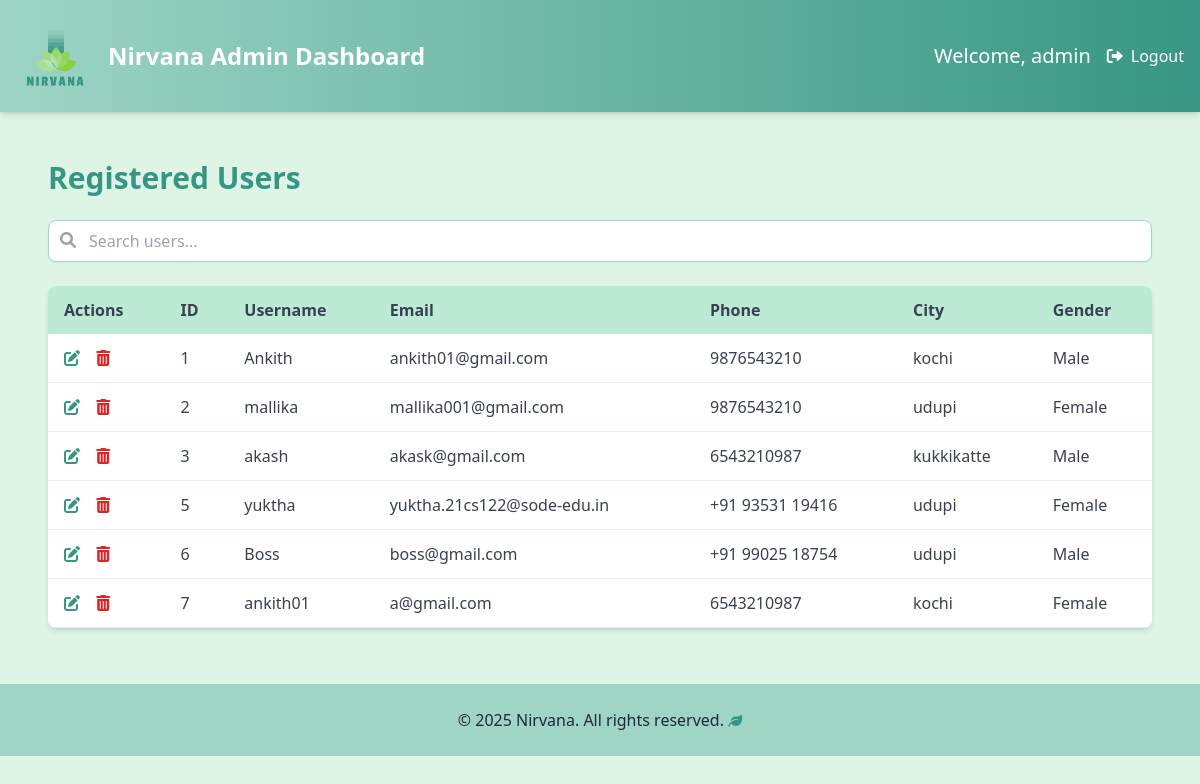
Screenshot of /admin/dashboard (signed in) with the database file from the repository.
### models.py (models this page shows, shortened)
class User(db.Model):
    id = db.Column(db.Integer, primary_key=True)
    username = db.Column(db.String(80), unique=True, nullable=False)
    email = db.Column(db.String(120), unique=True, nullable=False)
    phone = db.Column(db.String(20), nullable=False)
    city = db.Column(db.String(100), nullable=False)
    gender = db.Column(db.String(20), nullable=False)
    password = db.Column(db.String(200), nullable=False)
    diary_entries = db.relationship('DiaryEntry', backref='user', lazy=True)

### admin.py (the view)
@admin_bp.route('/admin/dashboard')
def admin_dashboard():
    if 'admin' not in session:
        return redirect(url_for('admin.admin_login'))
    users = User.query.all()
    return render_template('admin_dashboard.html', users=users, admin=session['admin'])

### templates/admin_dashboard.html (shortened to what this page needs)
<!DOCTYPE html>
<html lang="en">
<head>
    <script src="https://cdn.tailwindcss.com"></script>
    <link href="https://cdnjs.cloudflare.com/ajax/libs/font-awesome/6.0.0/css/all.min.css" rel="stylesheet" />
</head>
<body class="bg-[#DEF5E5] font-sans text-gray-800">
<nav class="bg-gradient-to-r from-[#9ED5C5] to-[#379683] text-white p-4 flex justify-between items-center shadow-md">
    <div class="flex items-center space-x-3">
          <img src="/static/img/4.png" alt="Nirvana Logo" class="w-25 h-20 object-contain">
        <h2 class="text-2xl font-semibold">Nirvana Admin Dashboard</h2>
    </div>
    <div class="flex items-center space-x-4">
        <span class="text-xl font-medium">Welcome, {{ admin }}</span>
        <a href="{{ url_for('admin.admin_logout') }}" class="text-white hover:text-[#E1F5D6] flex items-center gap-2">
            <i class="fas fa-sign-out-alt"></i> Logout
        </a>
    </div>
</nav>
    <div class="max-w-6xl mx-auto p-6 mt-6">
        <div class="mb-6">
            <h2 class="text-3xl font-semibold text-[#379683]">Registered Users</h2>
        </div>
        <div class="mb-6">
            <div class="relative">
                <i class="fas fa-search absolute left-3 top-3 text-gray-400"></i>
                <input type="text" class="w-full p-2 pl-10 border border-[#9ED5C5] rounded-lg focus:outline-none focus:ring-2 focus:ring-[#379683] bg-white shadow-sm" placeholder="Search users..." onkeyup="filterUsers(this.value)" />
            </div>
        </div>
        <div class="bg-white rounded-lg shadow-md overflow-hidden">
            <table class="min-w-full table-auto border-collapse">
                <thead>
                    <tr class="bg-[#BCEAD5] text-gray-700">
                        <th class="px-4 py-3 text-left">Actions</th>
                        <th class="px-4 py-3 text-left">ID</th>
                        <th class="px-4 py-3 text-left">Username</th>
                        <th class="px-4 py-3 text-left">Email</th>
                        <th class="px-4 py-3 text-left">Phone</th>
                        <th class="px-4 py-3 text-left">City</th>
                        <th class="px-4 py-3 text-left">Gender</th>
                    </tr>
                </thead>
                <tbody id="user-table">
                    {% if users %}
                        {% for user in users %}
                            <tr class="text-gray-700 hover:bg-[#F3FBF8] border-b border-[#DEF5E5]">
                                <td class="px-4 py-3">
                                    <a href="{{ url_for('admin.edit_user', user_id=user.id) }}" class="text-[#379683] hover:text-[#2f7a68] mr-3" title="Edit User">
                                        <i class="fas fa-edit"></i>
                                    </a>
                                    <form action="{{ url_for('admin.delete_user', user_id=user.id) }}" method="POST" style="display:inline;">
                                        <button type="submit" class="text-red-600 hover:text-red-800" title="Delete User">
                                            <i class="fas fa-trash-alt"></i>
                                        </button>
                                    </form>
                                </td>
                                <td class="px-4 py-3">{{ user.id }}</td>
                                <td class="px-4 py-3">{{ user.username }}</td>
                                <td class="px-4 py-3">{{ user.email }}</td>
                                <td class="px-4 py-3">{{ user.phone }}</td>
                                <td class="px-4 py-3">{{ user.city }}</td>
                                <td class="px-4 py-3">{{ user.gender }}</td>
                            </tr>
                        {% endfor %}
                    {% else %}
                        <tr>
                            <td colspan="7" class="text-center px-4 py-4 text-gray-500">No users found.</td>
                        </tr>
                    {% endif %}
                </tbody>
            </table>
        </div>
    </div>
<footer class="bg-[#9ED5C5] text-gray-800 mt-8 py-6 text-base w-full">
    <div class="max-w-3xl mx-auto px-4 text-center">
        <p class="text-sm md:text-base font-medium">
            © 2025 Nirvana. All rights reserved.
            <i class="fas fa-leaf text-sm text-[#379683]"></i>
        </p>
    </div>
</footer>
</body>
</html>

### rows the page displays
User: id "1", username "Ankith", email "ankith01@gmail.com", phone "9876543210", city "kochi", gender "Male"
User: id "2", username "mallika", email "mallika001@gmail.com", phone "9876543210", city "udupi", gender "Female"
User: id "3", username "akash", email "akask@gmail.com", phone "6543210987", city "kukkikatte", gender "Male"
User: id "5", username "yuktha", email "yuktha.21cs122@sode-edu.in", phone "+91 93531 19416", city "udupi", gender "Female"
User: id "6", username "Boss", email "boss@gmail.com", phone "+91 99025 18754", city "udupi", gender "Male"
User: id "7", username "ankith01", email "a@gmail.com", phone "6543210987", city "kochi", gender "Female"

### other values shown
{{ admin }} "admin"
